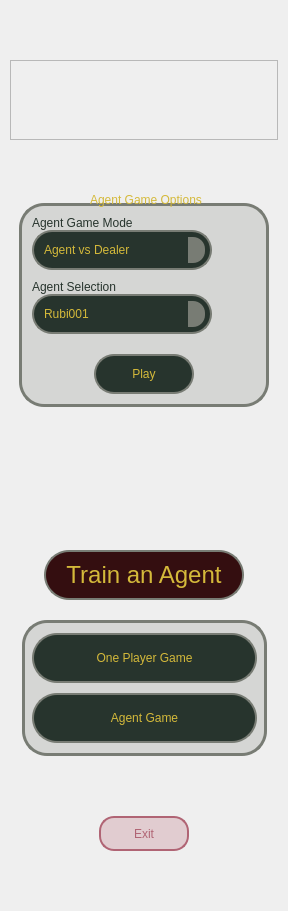
      <widget class="QWidget" name="page_1_menu">
       <property name="layoutDirection">
        <enum>Qt::LayoutDirection::LeftToRight</enum>
       </property>
       <property name="styleSheet">
        <string notr="true">QPushButton::hover {
border: 2px solid rgba(212,185,58,255);
background-color: rgba(212,185,58,25);
}

QPushButton{
font: 18pt &quot;Arial&quot;;
border: 2px solid  rgb(120,124,116);
border-radius: 25px;
color: rgba(212,185,58,255);
background-color: rgba(39,52,45,255);
}


QGroupBox {
color: rgba(212,185,58,255);
background-color: transparent;
font: 700 16pt &quot;Arial&quot;;
border:  2px solid rgb(45, 20, 9);
border-radius: 25px;
margin: 10px 0 0 0;
}

QGroupBox::title {
    subcontrol-position: top center; /* Başlığı ortalamak için */
    subcontrol-origin: margin;
	
}

#frame_menu_buttons {
border: None
}

#frame_play_buttons{
border-radius: 25px;
background-color: rgba(120,124,116, 55);
border: 3px solid rgb(120,124,116);
}</string>
       </property>
       <layout class="QVBoxLayout" name="verticalLayout_2">
        <property name="spacing">
         <number>10</number>
        </property>
        <property name="sizeConstraint">
         <enum>QLayout::SizeConstraint::SetMinimumSize</enum>
        </property>
        <property name="leftMargin">
         <number>10</number>
        </property>
        <property name="topMargin">
         <number>20</number>
        </property>
        <property name="rightMargin">
         <number>10</number>
        </property>
        <property name="bottomMargin">
         <number>10</number>
        </property>
        <item>
         <spacer name="verticalSpacer_9">
          <property name="orientation">
           <enum>Qt::Orientation::Vertical</enum>
          </property>
          <property name="sizeHint" stdset="0">
           <size>
            <width>20</width>
            <height>40</height>
           </size>
          </property>
         </spacer>
        </item>
        <item>
         <widget class="QFrame" name="frame">
          <property name="minimumSize">
           <size>
            <width>0</width>
            <height>80</height>
           </size>
          </property>
          <property name="frameShape">
           <enum>QFrame::Shape::StyledPanel</enum>
          </property>
          <property name="frameShadow">
           <enum>QFrame::Shadow::Raised</enum>
          </property>
          <widget class="QLabel" name="game_header">
           <property name="geometry">
            <rect>
             <x>0</x>
             <y>0</y>
             <width>828</width>
             <height>80</height>
            </rect>
           </property>
           <property name="minimumSize">
            <size>
             <width>0</width>
             <height>80</height>
            </size>
           </property>
           <property name="maximumSize">
            <size>
             <width>16777215</width>
             <height>80</height>
            </size>
           </property>
           <property name="font">
            <font>
             <family>Forte</family>
             <pointsize>48</pointsize>
             <italic>false</italic>
             <bold>false</bold>
            </font>
           </property>
           <property name="layoutDirection">
            <enum>Qt::LayoutDirection::RightToLeft</enum>
           </property>
           <property name="styleSheet">
            <string notr="true">
color: rgb(12,16,25);
color: rgb(0,0,0);
font: 48pt &quot;Forte&quot;;


</string>
           </property>
           <property name="text">
            <string>&lt;html&gt;&lt;head/&gt;&lt;body&gt;&lt;p align=&quot;center&quot;&gt;Blackjack&lt;/p&gt;&lt;/body&gt;&lt;/html&gt;</string>
           </property>
           <property name="alignment">
            <set>Qt::AlignmentFlag::AlignCenter</set>
           </property>
          </widget>
          <widget class="QLabel" name="by_anil_ergan">
           <property name="geometry">
            <rect>
             <x>0</x>
             <y>60</y>
             <width>828</width>
             <height>12</height>
            </rect>
           </property>
           <property name="styleSheet">
            <string notr="true">font: 10pt &quot;Arial&quot;;
color: black;</string>
           </property>
           <property name="text">
            <string>&lt;html&gt;&lt;head/&gt;&lt;body&gt;&lt;p align=&quot;center&quot;&gt;by Anıl ERGAN&lt;/p&gt;&lt;/body&gt;&lt;/html&gt;</string>
           </property>
          </widget>
         </widget>
        </item>
        <item>
         <widget class="QStackedWidget" name="stackedwidget_options">
          <property name="minimumSize">
           <size>
            <width>0</width>
            <height>300</height>
           </size>
          </property>
          <property name="styleSheet">
           <string notr="true">#page_1_blackjack  {
background-color:transparent;
}

#page_2_agent_game_options {
background-color: transparent;
}



#page_3_train_agent_options {
background-color: transparent;

}

QFrame * {
border: None;
}


QPushButton::hover {
border: 2px solid rgba(212,185,58,255);
background-color: rgba(212,185,58,25);
}

QPushButton{
font: 18pt &quot;Arial&quot;;
border: 2px solid  rgb(120,124,116);
border-radius: 20px;
color: rgba(212,185,58,255);
background-color: rgba(39,52,45,255);
}
</string>
          </property>
          <property name="currentIndex">
           <number>1</number>
          </property>
          <widget class="QWidget" name="page_1_blackjack">
           <layout class="QVBoxLayout" name="verticalLayout_15">
            <item alignment="Qt::AlignmentFlag::AlignHCenter">
             <widget class="QLabel" name="game_image">
              <property name="minimumSize">
               <size>
                <width>250</width>
                <height>250</height>
               </size>
              </property>
              <property name="maximumSize">
               <size>
                <width>250</width>
                <height>250</height>
               </size>
              </property>
              <property name="font">
               <font>
                <family>Arial</family>
                <pointsize>16</pointsize>
                <italic>false</italic>
                <bold>false</bold>
               </font>
              </property>
              <property name="text">
               <string/>
              </property>
              <property name="pixmap">
               <pixmap>:/icons/blackjack.png</pixmap>
              </property>
              <property name="scaledContents">
               <bool>true</bool>
              </property>
              <property name="alignment">
               <set>Qt::AlignmentFlag::AlignHCenter|Qt::AlignmentFlag::AlignTop</set>
              </property>
             </widget>
            </item>
           </layout>
          </widget>
          <widget class="QWidget" name="page_2_agent_game_options">
           <property name="styleSheet">
            <string notr="true">QLabel {
    font: 24pt &quot;Forte&quot;; /* İstediğiniz font ve punto */
    color: rgba(212,185,58,255); /* Metin rengi */
color: rgb(39,52,45);

}


/* QComboBox Genel Stili */
QComboBox {
    font: 16pt &quot;Arial&quot;; /* İstediğiniz font ve punto */
    color: rgba(212,185,58,255);; /* Metin rengi */
    background-color: rgba(39,52,45,255); /* Arka plan rengi */
    border: 2px solid rgb(120,124,116); /* Kenarlık */
    border-radius:20px; /* Tam yuvarlak köşeler */
    padding: 5px 10px; /* İç boşluk */
    min-width: 150px; /* Minimum genişlik */
}

/* QComboBox Hover Durumu */
QComboBox:hover {
    background-color: rgba(120,124,116,50); /* Hafif arka plan değişikliği */
}

/* QComboBox Açılır Menü (Drop-down) Butonu */
QComboBox::drop-down {
    subcontrol-origin: padding;
    subcontrol-position: top right;
	margin: 5 5 5 0;
    width: 15px;
    border-left: 2px solid rgb(120,124,116);
    background-color: rgb(120,124,116); /* Ana arka plan rengi */
    border-bottom-right-radius: 12px;; /* Tam yuvarlak köşeler */
	border-top-right-radius: 12px;
}



</string>
           </property>
           <layout class="QHBoxLayout" name="horizontalLayout_5">
            <item>
             <widget class="QGroupBox" name="groupBox_agent_game_options">
              <property name="sizePolicy">
               <sizepolicy hsizetype="Preferred" vsizetype="Fixed">
                <horstretch>0</horstretch>
                <verstretch>0</verstretch>
               </sizepolicy>
              </property>
              <property name="minimumSize">
               <size>
                <width>250</width>
                <height>0</height>
               </size>
              </property>
              <property name="maximumSize">
               <size>
                <width>250</width>
                <height>16777215</height>
               </size>
              </property>
              <property name="styleSheet">
               <string notr="true">#frame_agent_game_options{

}

QGroupBox {
	font: 700 27pt &quot;Forte&quot;;
	color:  rgba(212,185,58,255);
    margin-top: 0.9em;
	border-radius: 25px;
	background-color: rgba(120,124,116, 55);
	border: 3px solid rgb(120,124,116);
}

QGroupBox::title {
    subcontrol-origin: margin;
    subcontrol-position: top center; /* Başlığı ortalamak için */
    background-color: transparent;
}

</string>
              </property>
              <property name="title">
               <string>Agent Game Options</string>
              </property>
              <layout class="QVBoxLayout" name="verticalLayout_23">
               <property name="spacing">
                <number>0</number>
               </property>
               <property name="leftMargin">
                <number>10</number>
               </property>
               <property name="topMargin">
                <number>10</number>
               </property>
               <property name="rightMargin">
                <number>10</number>
               </property>
               <property name="bottomMargin">
                <number>10</number>
               </property>
               <item>
                <widget class="QLabel" name="label_agent_game_mode_text">
                 <property name="text">
                  <string>Agent Game Mode</string>
                 </property>
                </widget>
               </item>
               <item>
                <widget class="QFrame" name="frame_agent_game_mode">
                 <property name="frameShape">
                  <enum>QFrame::Shape::StyledPanel</enum>
                 </property>
                 <property name="frameShadow">
                  <enum>QFrame::Shadow::Raised</enum>
                 </property>
                 <layout class="QHBoxLayout" name="horizontalLayout_47">
                  <property name="spacing">
                   <number>0</number>
                  </property>
                  <property name="leftMargin">
                   <number>0</number>
                  </property>
                  <property name="topMargin">
                   <number>0</number>
                  </property>
                  <property name="rightMargin">
                   <number>0</number>
                  </property>
                  <property name="bottomMargin">
                   <number>0</number>
                  </property>
                  <item alignment="Qt::AlignmentFlag::AlignLeft">
                   <widget class="QComboBox" name="combobox_agent_game_mode">
                    <property name="minimumSize">
                     <size>
                      <width>174</width>
                      <height>40</height>
                     </size>
                    </property>
                    <property name="maximumSize">
                     <size>
                      <width>180</width>
                      <height>40</height>
                     </size>
                    </property>
                    <property name="cursor">
                     <cursorShape>PointingHandCursor</cursorShape>
                    </property>
                    <property name="styleSheet">
                     <string notr="true"/>
                    </property>
                    <property name="currentText">
                     <string>Agent vs Dealer</string>
                    </property>
                    <property name="currentIndex">
                     <number>0</number>
                    </property>
                    <item>
                     <property name="text">
                      <string>Agent vs Dealer</string>
                     </property>
                    </item>
                    <item>
                     <property name="text">
                      <string>Agent/Player vs Dealer</string>
                     </property>
                    </item>
                    <item>
                     <property name="text">
                      <string>Agent/Agent vs Dealer</string>
                     </property>
                    </item>
                   </widget>
                  </item>
                  <item alignment="Qt::AlignmentFlag::AlignHCenter">
                   <widget class="QLabel" name="label_agent_game_mode_info">
                    <property name="minimumSize">
                     <size>
                      <width>30</width>
                      <height>30</height>
                     </size>
                    </property>
                    <property name="maximumSize">
                     <size>
                      <width>30</width>
                      <height>30</height>
                     </size>
                    </property>
                    <property name="cursor">
                     <cursorShape>BusyCursor</cursorShape>
                    </property>
                    <property name="toolTip">
                     <string>Info</string>
                    </property>
                    <property name="text">
                     <string/>
                    </property>
                    <property name="pixmap">
                     <pixmap resource="resources2.qrc">:/info/info.png</pixmap>
                    </property>
                    <property name="scaledContents">
                     <bool>true</bool>
                    </property>
                   </widget>
                  </item>
                 </layout>
                </widget>
               </item>
               <item>
                <spacer name="verticalSpacer_2">
                 <property name="orientation">
                  <enum>Qt::Orientation::Vertical</enum>
                 </property>
                 <property name="sizeHint" stdset="0">
                  <size>
                   <width>20</width>
                   <height>10</height>
                  </size>
                 </property>
                </spacer>
               </item>
               <item>
                <widget class="QLabel" name="label_agent_selection_text">
                 <property name="text">
                  <string>Agent Selection</string>
                 </property>
                </widget>
               </item>
               <item>
                <widget class="QFrame" name="frame_agent_selection">
                 <property name="sizePolicy">
                  <sizepolicy hsizetype="Preferred" vsizetype="MinimumExpanding">
                   <horstretch>0</horstretch>
                   <verstretch>0</verstretch>
                  </sizepolicy>
                 </property>
                 <property name="minimumSize">
                  <size>
                   <width>0</width>
                   <height>40</height>
                  </size>
                 </property>
                 <property name="frameShape">
                  <enum>QFrame::Shape::StyledPanel</enum>
                 </property>
                 <property name="frameShadow">
                  <enum>QFrame::Shadow::Raised</enum>
                 </property>
                 <layout class="QHBoxLayout" name="horizontalLayout_38">
                  <property name="spacing">
                   <number>0</number>
                  </property>
                  <property name="leftMargin">
                   <number>0</number>
                  </property>
                  <property name="topMargin">
                   <number>0</number>
                  </property>
                  <property name="rightMargin">
                   <number>0</number>
                  </property>
                  <property name="bottomMargin">
                   <number>0</number>
                  </property>
                  <item alignment="Qt::AlignmentFlag::AlignLeft">
                   <widget class="QComboBox" name="combobox_agent_selection">
                    <property name="minimumSize">
                     <size>
                      <width>174</width>
                      <height>40</height>
                     </size>
                    </property>
                    <property name="maximumSize">
                     <size>
                      <width>180</width>
                      <height>40</height>
                     </size>
                    </property>
                    <property name="cursor">
                     <cursorShape>PointingHandCursor</cursorShape>
                    </property>
                    <property name="currentText">
                     <string>Rubi001</string>
                    </property>
                    <property name="currentIndex">
                     <number>0</number>
                    </property>
                    <item>
                     <property name="text">
                      <string>Rubi001</string>
                     </property>
                    </item>
                   </widget>
                  </item>
                  <item alignment="Qt::AlignmentFlag::AlignHCenter">
                   <widget class="QLabel" name="label_agent_selection_info">
                    <property name="minimumSize">
                     <size>
                      <width>30</width>
                      <height>30</height>
                     </size>
                    </property>
                    <property name="maximumSize">
                     <size>
                      <width>30</width>
                      <height>30</height>
                     </size>
                    </property>
                    <property name="cursor">
                     <cursorShape>BusyCursor</cursorShape>
                    </property>
                    <property name="toolTip">
                     <string>Info </string>
                    </property>
                    <property name="text">
                     <string/>
                    </property>
                    <property name="pixmap">
                     <pixmap resource="resources2.qrc">:/info/info.png</pixmap>
                    </property>
                    <property name="scaledContents">
                     <bool>true</bool>
                    </property>
                   </widget>
                  </item>
                 </layout>
                </widget>
               </item>
               <item>
                <spacer name="verticalSpacer_5">
                 <property name="orientation">
                  <enum>Qt::Orientation::Vertical</enum>
                 </property>
                 <property name="sizeHint" stdset="0">
                  <size>
                   <width>20</width>
                   <height>20</height>
                  </size>
                 </property>
                </spacer>
               </item>
               <item alignment="Qt::AlignmentFlag::AlignHCenter">
                <widget class="QPushButton" name="button_agent_game_options_play">
                 <property name="minimumSize">
                  <size>
                   <width>100</width>
                   <height>40</height>
                  </size>
                 </property>
                 <property name="maximumSize">
                  <size>
                   <width>100</width>
                   <height>40</height>
                  </size>
                 </property>
                 <property name="cursor">
                  <cursorShape>PointingHandCursor</cursorShape>
                 </property>
                 <property name="layoutDirection">
                  <enum>Qt::LayoutDirection::LeftToRight</enum>
                 </property>
                 <property name="styleSheet">
                  <string notr="true"/>
                 </property>
                 <property name="text">
                  <string>Play</string>
                 </property>
                </widget>
               </item>
              </layout>
             </widget>
            </item>
           </layout>
          </widget>
          <widget class="QWidget" name="page_3_train_agent_options"/>
         </widget>
        </item>
        <item>
         <spacer name="verticalSpacer1">
          <property name="orientation">
           <enum>Qt::Orientation::Vertical</enum>
          </property>
          <property name="sizeHint" stdset="0">
           <size>
            <width>20</width>
            <height>40</height>
           </size>
          </property>
         </spacer>
        </item>
        <item>
         <widget class="QFrame" name="frame_menu_buttons">
          <property name="minimumSize">
           <size>
            <width>0</width>
            <height>0</height>
           </size>
          </property>
          <property name="styleSheet">
           <string notr="true"/>
          </property>
          <property name="frameShape">
           <enum>QFrame::Shape::StyledPanel</enum>
          </property>
          <property name="frameShadow">
           <enum>QFrame::Shadow::Raised</enum>
          </property>
          <layout class="QVBoxLayout" name="verticalLayout_3">
           <property name="spacing">
            <number>20</number>
           </property>
           <property name="leftMargin">
            <number>10</number>
           </property>
           <property name="topMargin">
            <number>50</number>
           </property>
           <property name="bottomMargin">
            <number>10</number>
           </property>
           <item alignment="Qt::AlignmentFlag::AlignHCenter">
            <widget class="QPushButton" name="button_train_agent">
             <property name="minimumSize">
              <size>
               <width>200</width>
               <height>50</height>
              </size>
             </property>
             <property name="maximumSize">
              <size>
               <width>200</width>
               <height>50</height>
              </size>
             </property>
             <property name="font">
              <font>
               <family>Arial</family>
               <pointsize>18</pointsize>
               <italic>false</italic>
               <bold>false</bold>
              </font>
             </property>
             <property name="cursor">
              <cursorShape>PointingHandCursor</cursorShape>
             </property>
             <property name="layoutDirection">
              <enum>Qt::LayoutDirection::LeftToRight</enum>
             </property>
             <property name="styleSheet">
              <string notr="true">QPushButton{
background-color: rgba(52,14,16,255);

}</string>
             </property>
             <property name="text">
              <string>Train an Agent</string>
             </property>
            </widget>
           </item>
           <item alignment="Qt::AlignmentFlag::AlignHCenter">
            <widget class="QFrame" name="frame_play_buttons">
             <property name="minimumSize">
              <size>
               <width>245</width>
               <height>0</height>
              </size>
             </property>
             <property name="maximumSize">
              <size>
               <width>245</width>
               <height>16777215</height>
              </size>
             </property>
             <property name="styleSheet">
              <string notr="true"/>
             </property>
             <property name="frameShape">
              <enum>QFrame::Shape::StyledPanel</enum>
             </property>
             <property name="frameShadow">
              <enum>QFrame::Shadow::Raised</enum>
             </property>
             <layout class="QVBoxLayout" name="verticalLayout_6">
              <property name="spacing">
               <number>10</number>
              </property>
              <property name="leftMargin">
               <number>0</number>
              </property>
              <property name="topMargin">
               <number>10</number>
              </property>
              <property name="rightMargin">
               <number>0</number>
              </property>
              <property name="bottomMargin">
               <number>10</number>
              </property>
              <item alignment="Qt::AlignmentFlag::AlignHCenter">
               <widget class="QPushButton" name="button_one_player_game">
                <property name="minimumSize">
                 <size>
                  <width>225</width>
                  <height>50</height>
                 </size>
                </property>
                <property name="maximumSize">
                 <size>
                  <width>225</width>
                  <height>50</height>
                 </size>
                </property>
                <property name="cursor">
                 <cursorShape>PointingHandCursor</cursorShape>
                </property>
                <property name="layoutDirection">
                 <enum>Qt::LayoutDirection::LeftToRight</enum>
                </property>
                <property name="styleSheet">
                 <string notr="true"/>
                </property>
                <property name="text">
                 <string>One Player Game</string>
                </property>
               </widget>
              </item>
              <item alignment="Qt::AlignmentFlag::AlignHCenter">
               <widget class="QPushButton" name="button_agent_game">
                <property name="minimumSize">
                 <size>
                  <width>225</width>
                  <height>50</height>
                 </size>
                </property>
                <property name="maximumSize">
                 <size>
                  <width>225</width>
                  <height>50</height>
                 </size>
                </property>
                <property name="cursor">
                 <cursorShape>PointingHandCursor</cursorShape>
                </property>
                <property name="layoutDirection">
                 <enum>Qt::LayoutDirection::LeftToRight</enum>
                </property>
                <property name="styleSheet">
                 <string notr="true"/>
                </property>
                <property name="text">
                 <string>Agent Game</string>
                </property>
               </widget>
              </item>
             </layout>
            </widget>
           </item>
           <item>
            <spacer name="verticalSpacer_8">
             <property name="orientation">
              <enum>Qt::Orientation::Vertical</enum>
             </property>
             <property name="sizeHint" stdset="0">
              <size>
               <width>20</width>
               <height>40</height>
              </size>
             </property>
            </spacer>
           </item>
           <item alignment="Qt::AlignmentFlag::AlignHCenter">
            <widget class="QPushButton" name="button_exit">
             <property name="minimumSize">
              <size>
               <width>90</width>
               <height>35</height>
              </size>
             </property>
             <property name="maximumSize">
              <size>
               <width>90</width>
               <height>35</height>
              </size>
             </property>
             <property name="cursor">
              <cursorShape>PointingHandCursor</cursorShape>
             </property>
             <property name="layoutDirection">
              <enum>Qt::LayoutDirection::LeftToRight</enum>
             </property>
             <property name="styleSheet">
              <string notr="true">
#button_exit{
font: 16pt &quot;Arial&quot;;
border: 2px solid  rgb(176,100,116);
border-radius: 15px;
color: rgb(176,100,116);
background-color: rgba(144,12,36,40);
}

#button_exit::hover {
border: 2px solid rgb(144,12,36);
background-color: rgba(144,12,36,100);
}
</string>
             </property>
             <property name="text">
              <string>Exit</string>
             </property>
            </widget>
           </item>
          </layout>
         </widget>
        </item>
        <item>
         <spacer name="verticalSpacer_7">
          <property name="orientation">
           <enum>Qt::Orientation::Vertical</enum>
          </property>
          <property name="sizeHint" stdset="0">
           <size>
            <width>20</width>
            <height>40</height>
           </size>
          </property>
         </spacer>
        </item>
       </layout>
      </widget>
